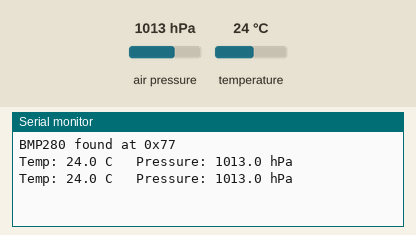
Recording of a program running on a simulated Arduino Uno, built with avr-gcc and run on an emulated ATmega328P. Shown: the last lines printed to the serial monitor. Wiring (inferred from the names in the program): BMP280 pressure sensor at I2C address 0x76; BMP280 pressure sensor at I2C address 0x77. The test bench sets the inputs (shaded band); at power-on: air pressure 1013 hPa, temperature 24 °C.

Above: at 1.5 s.
1.6 s: air pressure set to 952 hPa
At 2.9 s:
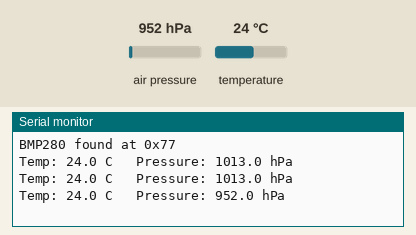
3.1 s: temperature set to 12 °C
At 3.7 s:
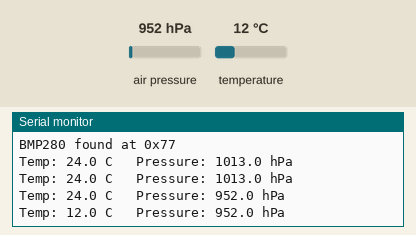
4.6 s: air pressure set to 975 hPa
At 6.1 s:
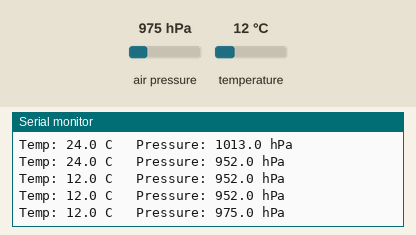
Timing chart, 0 to 7.6 s (numbered marks = the images above; inputs shaded):
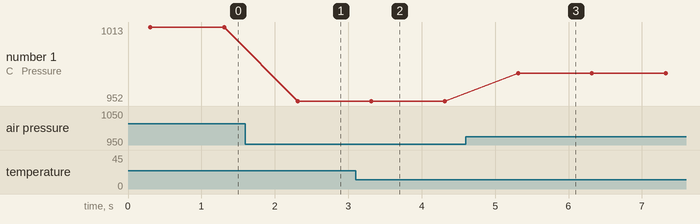

Measured:
- after the input at 1.6 s, the serial monitor: prints a new line after 0.71 s (image 1)
- after the input at 3.1 s, the serial monitor: prints a new line after 0.21 s (image 2)
- after the input at 4.6 s, the serial monitor: prints a new line after 0.72 s (image 3)
- plotted number 1: 1013 → 952 after the input at 1.6 s, 952 → 975 after the input at 4.6 s

The program:

main.cpp
```cpp
/*
 * Practice 8: I2C and sensor - Grove Beginner Kit for Arduino
 * ---------------------------------------------------------------
 * ONE FILE version: the low-level I2C driver and the BMP280 sensor
 * code are all combined here - no separate i2c.h / i2c.cpp needed.
 *
 * WIRING: nothing to wire up - the Air Pressure module's Grove cable
 * is already plugged into one of the shield's "I2C" sockets, which are
 * hard-wired to the ATmega328P's hardware TWI pins:
 *     SDA -> A4 (PC4)
 *     SCL -> A5 (PC5)
 */

#include <Arduino.h>
#include <avr/io.h>
#include <stdint.h>

/* =========================================================================
 *  SECTION 1: I2C (TWI) driver - register-level, no Wire.h
 * ========================================================================= */

#define I2C_WRITE 0   // SLA+W : bit 0 = 0
#define I2C_READ  1   // SLA+R : bit 0 = 1
#define I2C_SCL_FREQ 100000UL   // 100 kHz, I2C "Standard Mode"

// Configure TWI bit-rate for 100 kHz SCL, then enable the TWI hardware.
void i2c_init(void) {
    TWSR = 0x00;  // prescaler = 1 (TWPS1:0 = 00)
    TWBR = (uint8_t)(((F_CPU / I2C_SCL_FREQ) - 16) / 2);
    TWCR = (1 << TWEN);
}

// START condition (or repeated START if bus already active).
void i2c_start(void) {
    TWCR = (1 << TWINT) | (1 << TWSTA) | (1 << TWEN);
    while (!(TWCR & (1 << TWINT)));
}

// STOP condition.
void i2c_stop(void) {
    TWCR = (1 << TWINT) | (1 << TWSTO) | (1 << TWEN);
    while (TWCR & (1 << TWSTO));
}

// Send one byte (address byte OR a data byte).
void i2c_write(uint8_t data) {
    TWDR = data;
    TWCR = (1 << TWINT) | (1 << TWEN);
    while (!(TWCR & (1 << TWINT)));
}

// Read one byte, master replies ACK ("send more").
uint8_t i2c_read_ack(void) {
    TWCR = (1 << TWINT) | (1 << TWEN) | (1 << TWEA);
    while (!(TWCR & (1 << TWINT)));
    return TWDR;
}

// Read one byte, master replies NACK ("that was the last byte").
uint8_t i2c_read_nack(void) {
    TWCR = (1 << TWINT) | (1 << TWEN);
    while (!(TWCR & (1 << TWINT)));
    return TWDR;
}

// Status code of the last TWI operation (top 5 bits of TWSR).
uint8_t i2c_get_status(void) {
    return (TWSR & 0xF8);
}

/* =========================================================================
 *  SECTION 2: BMP280 air-pressure / temperature sensor (I2C)
 * ========================================================================= */

#define BMP280_ADDR_PRIMARY    0x77   // Grove's default (right pads bridged)
#define BMP280_ADDR_SECONDARY  0x76   // fallback for some boards/clones
#define BMP280_CHIP_ID         0x58

#define REG_CHIP_ID     0xD0
#define REG_CTRL_MEAS   0xF4
#define REG_CONFIG      0xF5
#define REG_CALIB_START 0x88   // 24 bytes of calibration data start here
#define REG_DATA_START  0xF7   // press(3 bytes) + temp(3 bytes)

static uint8_t bmp280_addr = BMP280_ADDR_PRIMARY;

typedef struct {
    uint16_t dig_T1;
    int16_t  dig_T2, dig_T3;
    uint16_t dig_P1;
    int16_t  dig_P2, dig_P3, dig_P4, dig_P5, dig_P6, dig_P7, dig_P8, dig_P9;
} bmp280_calib_t;

static bmp280_calib_t calib;
static float t_fine;   // shared between temp/pressure compensation, per datasheet

// Read `len` bytes starting at register `reg`: write the pointer, then a
// fresh START to burst-read it back (ACK on every byte except the last).
static void bmp280_read_regs(uint8_t reg, uint8_t *buf, uint8_t len) {
    i2c_start();
    i2c_write((bmp280_addr << 1) | I2C_WRITE);
    i2c_write(reg);
    i2c_stop();

    i2c_start();
    i2c_write((bmp280_addr << 1) | I2C_READ);
    for (uint8_t i = 0; i < len - 1; i++) buf[i] = i2c_read_ack();
    buf[len - 1] = i2c_read_nack();
    i2c_stop();
}

static void bmp280_write_reg(uint8_t reg, uint8_t value) {
    i2c_start();
    i2c_write((bmp280_addr << 1) | I2C_WRITE);
    i2c_write(reg);
    i2c_write(value);
    i2c_stop();
}

// Find the sensor (0x77 then 0x76), load its calibration constants,
// and start it in continuous (Normal) measurement mode.
bool bmp280_init(void) {
    uint8_t id;

    bmp280_addr = BMP280_ADDR_PRIMARY;
    bmp280_read_regs(REG_CHIP_ID, &id, 1);
    if (id != BMP280_CHIP_ID) {
        bmp280_addr = BMP280_ADDR_SECONDARY;
        bmp280_read_regs(REG_CHIP_ID, &id, 1);
        if (id != BMP280_CHIP_ID) return false;
    }

    uint8_t raw[24];
    bmp280_read_regs(REG_CALIB_START, raw, 24);
    calib.dig_T1 = (uint16_t)(raw[1] << 8 | raw[0]);
    calib.dig_T2 = (int16_t)(raw[3] << 8 | raw[2]);
    calib.dig_T3 = (int16_t)(raw[5] << 8 | raw[4]);
    calib.dig_P1 = (uint16_t)(raw[7] << 8 | raw[6]);
    calib.dig_P2 = (int16_t)(raw[9] << 8 | raw[8]);
    calib.dig_P3 = (int16_t)(raw[11] << 8 | raw[10]);
    calib.dig_P4 = (int16_t)(raw[13] << 8 | raw[12]);
    calib.dig_P5 = (int16_t)(raw[15] << 8 | raw[14]);
    calib.dig_P6 = (int16_t)(raw[17] << 8 | raw[16]);
    calib.dig_P7 = (int16_t)(raw[19] << 8 | raw[18]);
    calib.dig_P8 = (int16_t)(raw[21] << 8 | raw[20]);
    calib.dig_P9 = (int16_t)(raw[23] << 8 | raw[22]);

    bmp280_write_reg(REG_CTRL_MEAS, 0b00100111); // osrs_t=x1, osrs_p=x1, mode=Normal
    bmp280_write_reg(REG_CONFIG, 0x00);          // standby 0.5ms, filter off

    return true;
}

// Read raw registers and apply Bosch's compensation formulas.
void bmp280_read(float *temp_c, float *pressure_hpa) {
    uint8_t d[6];
    bmp280_read_regs(REG_DATA_START, d, 6);

    int32_t adc_P = ((int32_t)d[0] << 12) | ((int32_t)d[1] << 4) | (d[2] >> 4);
    int32_t adc_T = ((int32_t)d[3] << 12) | ((int32_t)d[4] << 4) | (d[5] >> 4);

    // temperature compensation
    float var1 = (((float)adc_T) / 16384.0f - ((float)calib.dig_T1) / 1024.0f) * ((float)calib.dig_T2);
    float var2 = ((((float)adc_T) / 131072.0f - ((float)calib.dig_T1) / 8192.0f) *
                  (((float)adc_T) / 131072.0f - ((float)calib.dig_T1) / 8192.0f)) * ((float)calib.dig_T3);
    t_fine = var1 + var2;
    *temp_c = (var1 + var2) / 5120.0f;

    // pressure compensation (uses t_fine from above)
    float p1 = ((float)t_fine / 2.0f) - 64000.0f;
    float p2 = p1 * p1 * ((float)calib.dig_P6) / 32768.0f;
    p2 = p2 + p1 * ((float)calib.dig_P5) * 2.0f;
    p2 = (p2 / 4.0f) + (((float)calib.dig_P4) * 65536.0f);
    p1 = (((float)calib.dig_P3) * p1 * p1 / 524288.0f + ((float)calib.dig_P2) * p1) / 524288.0f;
    p1 = (1.0f + p1 / 32768.0f) * ((float)calib.dig_P1);

    if (p1 == 0.0f) { *pressure_hpa = 0.0f; return; }

    float p = 1048576.0f - (float)adc_P;
    p = (p - (p2 / 4096.0f)) * 6250.0f / p1;
    p1 = ((float)calib.dig_P9) * p * p / 2147483648.0f;
    p2 = p * ((float)calib.dig_P8) / 32768.0f;
    p = p + (p1 + p2 + ((float)calib.dig_P7)) / 16.0f;

    *pressure_hpa = p / 100.0f;
}

/* =========================================================================
 *  SECTION 3: setup() / loop()
 * ========================================================================= */

void setup() {
    Serial.begin(115200);
    i2c_init();
    delay(300);

    if (bmp280_init()) {
        Serial.print(F("BMP280 found at 0x"));
        Serial.println(bmp280_addr, HEX);
    } else {
        Serial.println(F("BMP280 not found at 0x76 or 0x77 - check the Grove cable is in an I2C socket."));
    }
}

void loop() {
    float temp_c, pressure_hpa;
    bmp280_read(&temp_c, &pressure_hpa);

    Serial.print(F("Temp: "));
    Serial.print(temp_c, 1);
    Serial.print(F(" C   Pressure: "));
    Serial.print(pressure_hpa, 1);
    Serial.println(F(" hPa"));

    delay(1000);
}
```
